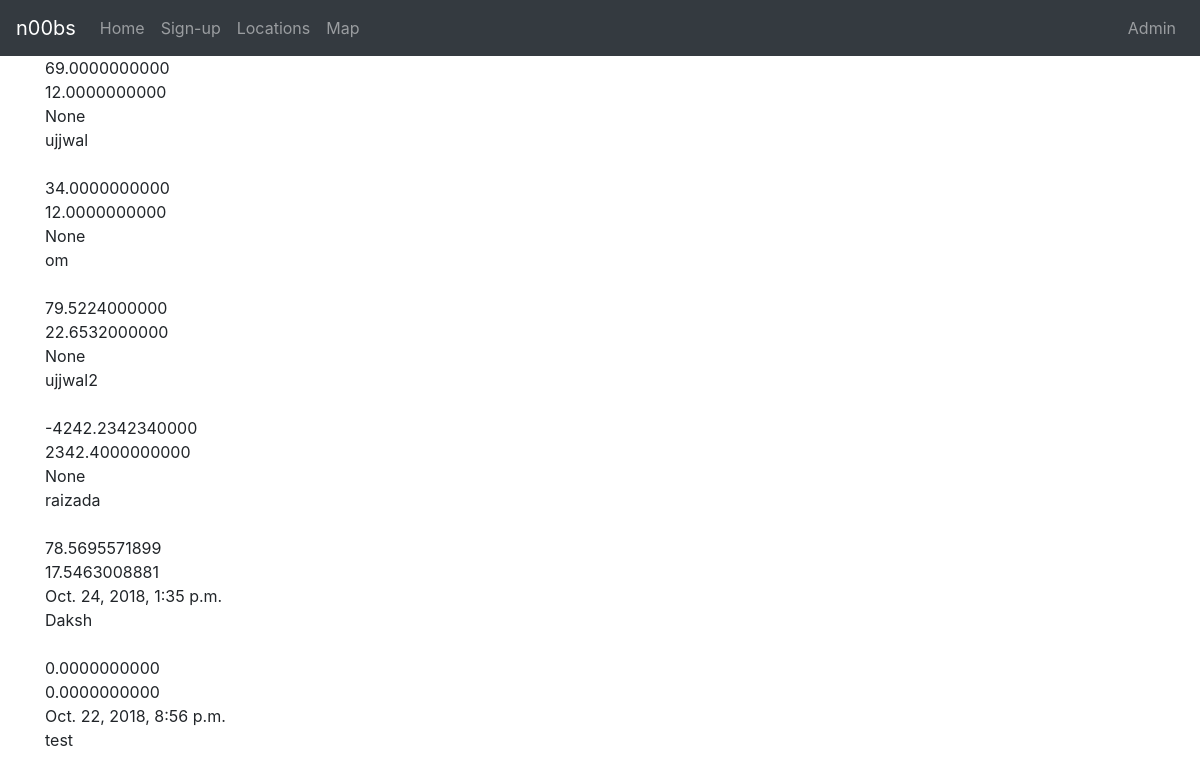
Page /locations/ on the committed database.
### panic/models.py (models this page shows, shortened)
class Location(models.Model):
    account = models.OneToOneField('Account', on_delete=models.CASCADE)
    lat = models.DecimalField(default=0, max_digits=15, decimal_places=10)
    lng = models.DecimalField(default=0, max_digits=15, decimal_places=10)
    time = models.DateTimeField(auto_now=True)

class Account(models.Model):
    user = models.OneToOneField(
        User,
        on_delete=models.CASCADE,
        primary_key=True,
    )
    first_name = models.CharField(max_length=100, null=True)
    country = models.CharField(max_length=100, null=True)
    last_name = models.CharField(max_length=100, null=True)

### panic/views.py (the view)
# urls.py: path('locations/', views.locations, name='locations'),
def locations(request):
    locations = Location.objects.all()
    return render(
        request,
        'locations.html',
        {'locations': locations}
    )

### panic/templates/locations.html
{% extends "base.html" %}
{% block content %}
	<div class="container">
		{% for location in locations %}
			{{location.lng}}
			<br>
			{{location.lat}}
			<br>
			{{location.time}}
			<br>
			{{location.account.user.username}}
			<br><br>
		{% endfor %}
	</div>
{% endblock %}

### panic/templates/base.html (shortened to what this page needs)
<link rel="stylesheet" href="https://maxcdn.bootstrapcdn.com/bootstrap/4.1.3/css/bootstrap.min.css">
<nav class="navbar navbar-expand-md bg-dark navbar-dark">
  <a class="navbar-brand" href="#">n00bs</a>
  <div class="collapse navbar-collapse" id="collapsibleNavbar">
    <ul class="navbar-nav">
      <li class="nav-item">
        <a class="nav-link" href="{% url 'index' %}">Home</a>
      </li>
      <li class="nav-item">
        <a class="nav-link" href="{% url 'SignUp' %}">Sign-up</a>
      </li>
      <li class="nav-item">
        <a class="nav-link" href="{% url 'locations' %}">Locations</a>
      </li>
      <li class="nav-item">
        <a class="nav-link" href="{% url 'map' %}">Map</a>
      </li>
    </ul>
    <ul class="navbar-nav ml-auto">
      <li class="nav-item">
        <a class="nav-link" href="/admin"> Admin</a>
      </li>
    </ul>
  </div>
</nav>
{% block content %}{% endblock %}
</body>
</html>

### rows in the picture
Location: lng "69.0000000000", lat "12.0000000000", time "None", account.user.username "ujjwal"
Location: lng "34.0000000000", lat "12.0000000000", time "None", account.user.username "om"
Location: lng "79.5224000000", lat "22.6532000000", time "None", account.user.username "ujjwal2"
Location: lng "-4242.2342340000", lat "2342.4000000000", time "None", account.user.username "raizada"
Location: lng "78.5695571899", lat "17.5463008881", time "Oct. 24, 2018, 1:35 p.m.", account.user.username "Daksh"
Location: lng "0.0000000000", lat "0.0000000000", time "Oct. 22, 2018, 8:56 p.m.", account.user.username "test"
